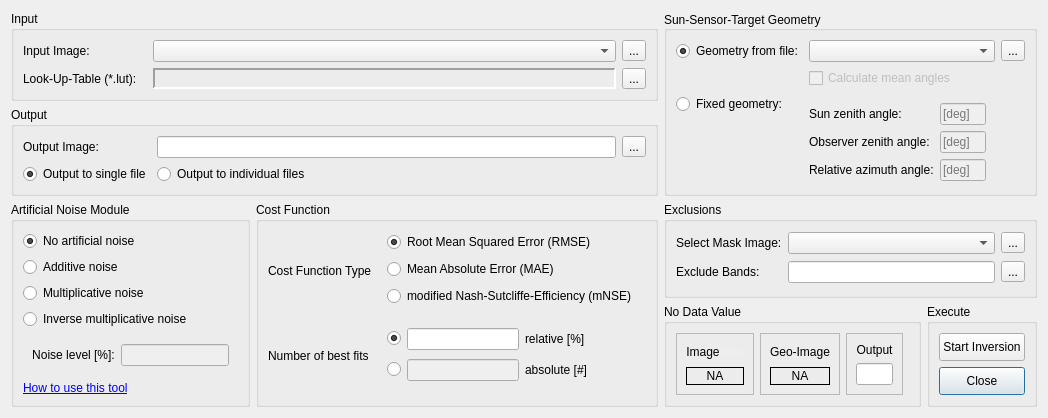
<?xml version="1.0" encoding="UTF-8"?>
<ui version="4.0">
 <class>QDialog</class>
 <widget class="QDialog" name="QDialog">
  <property name="geometry">
   <rect>
    <x>0</x>
    <y>0</y>
    <width>1012</width>
    <height>371</height>
   </rect>
  </property>
  <property name="sizePolicy">
   <sizepolicy hsizetype="Preferred" vsizetype="Preferred">
    <horstretch>0</horstretch>
    <verstretch>0</verstretch>
   </sizepolicy>
  </property>
  <property name="minimumSize">
   <size>
    <width>0</width>
    <height>0</height>
   </size>
  </property>
  <property name="maximumSize">
   <size>
    <width>16777215</width>
    <height>16777215</height>
   </size>
  </property>
  <property name="windowTitle">
   <string>Global Inversion of LUT</string>
  </property>
  <layout class="QGridLayout" name="gridLayout_11">
   <item row="2" column="3" colspan="2">
    <widget class="QGroupBox" name="groupBox_7">
     <property name="title">
      <string>Exclusions</string>
     </property>
     <layout class="QGridLayout" name="gridLayout_7">
      <item row="1" column="1">
       <widget class="QLineEdit" name="txtExclude">
        <property name="sizePolicy">
         <sizepolicy hsizetype="Expanding" vsizetype="Preferred">
          <horstretch>0</horstretch>
          <verstretch>0</verstretch>
         </sizepolicy>
        </property>
        <property name="maximumSize">
         <size>
          <width>16777215</width>
          <height>16777215</height>
         </size>
        </property>
        <property name="whatsThis">
         <string>&lt;html&gt;&lt;head/&gt;&lt;body&gt;&lt;p&gt;Specify the bands that shall be excluded from the inversion. Separate band numbers with blanks or push the button on the right to select them manually. By default this is set to the water absorption bands of the selected sensor or other domains that may cause trouble.&lt;/p&gt;&lt;/body&gt;&lt;/html&gt;</string>
        </property>
       </widget>
      </item>
      <item row="0" column="2">
       <widget class="QToolButton" name="cmdInputMask">
        <property name="text">
         <string>...</string>
        </property>
       </widget>
      </item>
      <item row="1" column="0">
       <widget class="QLabel" name="label_15">
        <property name="text">
         <string>Exclude Bands:</string>
        </property>
       </widget>
      </item>
      <item row="1" column="2">
       <widget class="QToolButton" name="cmdExcludeBands">
        <property name="text">
         <string>...</string>
        </property>
       </widget>
      </item>
      <item row="0" column="0">
       <widget class="QLabel" name="label_14">
        <property name="text">
         <string>Select Mask Image:</string>
        </property>
       </widget>
      </item>
      <item row="0" column="1">
       <widget class="QgsMapLayerComboBox" name="mLayerMask">
        <property name="sizePolicy">
         <sizepolicy hsizetype="Expanding" vsizetype="Preferred">
          <horstretch>0</horstretch>
          <verstretch>0</verstretch>
         </sizepolicy>
        </property>
        <property name="maximumSize">
         <size>
          <width>16777215</width>
          <height>16777215</height>
         </size>
        </property>
        <property name="allowEmptyLayer">
         <bool>true</bool>
        </property>
       </widget>
      </item>
     </layout>
    </widget>
   </item>
   <item row="2" column="0" rowspan="2">
    <widget class="QGroupBox" name="groupBox_5">
     <property name="sizePolicy">
      <sizepolicy hsizetype="Preferred" vsizetype="Preferred">
       <horstretch>0</horstretch>
       <verstretch>0</verstretch>
      </sizepolicy>
     </property>
     <property name="maximumSize">
      <size>
       <width>16777215</width>
       <height>16777215</height>
      </size>
     </property>
     <property name="title">
      <string>Artificial Noise Module</string>
     </property>
     <layout class="QVBoxLayout" name="verticalLayout">
      <item>
       <widget class="QRadioButton" name="radNoiseOff">
        <property name="sizePolicy">
         <sizepolicy hsizetype="Preferred" vsizetype="Fixed">
          <horstretch>0</horstretch>
          <verstretch>0</verstretch>
         </sizepolicy>
        </property>
        <property name="text">
         <string>No artificial noise</string>
        </property>
        <property name="checked">
         <bool>true</bool>
        </property>
       </widget>
      </item>
      <item>
       <widget class="QRadioButton" name="radNoiseAdd">
        <property name="sizePolicy">
         <sizepolicy hsizetype="Preferred" vsizetype="Fixed">
          <horstretch>0</horstretch>
          <verstretch>0</verstretch>
         </sizepolicy>
        </property>
        <property name="whatsThis">
         <string>A random noise part is added to the LUT spectrum</string>
        </property>
        <property name="text">
         <string>Additive noise</string>
        </property>
       </widget>
      </item>
      <item>
       <widget class="QRadioButton" name="radNoiseMulti">
        <property name="sizePolicy">
         <sizepolicy hsizetype="Preferred" vsizetype="Fixed">
          <horstretch>0</horstretch>
          <verstretch>0</verstretch>
         </sizepolicy>
        </property>
        <property name="whatsThis">
         <string>&lt;html&gt;&lt;head/&gt;&lt;body&gt;&lt;p&gt;The modelled LUT-spectra are multiplied with a random noise factor that increases for higher and decreases for lower spectra.&lt;/p&gt;&lt;/body&gt;&lt;/html&gt;</string>
        </property>
        <property name="text">
         <string>Multiplicative noise</string>
        </property>
       </widget>
      </item>
      <item>
       <widget class="QRadioButton" name="radNoiseInvMulti">
        <property name="sizePolicy">
         <sizepolicy hsizetype="Preferred" vsizetype="Fixed">
          <horstretch>0</horstretch>
          <verstretch>0</verstretch>
         </sizepolicy>
        </property>
        <property name="whatsThis">
         <string>&lt;html&gt;&lt;head/&gt;&lt;body&gt;&lt;p&gt;The modelled LUT-spectra are multiplied with a random noise factor that decreases for higher and increases for lower spectra.&lt;/p&gt;&lt;/body&gt;&lt;/html&gt;</string>
        </property>
        <property name="text">
         <string>Inverse multiplicative noise</string>
        </property>
        <property name="checked">
         <bool>false</bool>
        </property>
       </widget>
      </item>
      <item>
       <widget class="QFrame" name="frame_2">
        <property name="frameShape">
         <enum>QFrame::NoFrame</enum>
        </property>
        <property name="frameShadow">
         <enum>QFrame::Plain</enum>
        </property>
        <layout class="QHBoxLayout" name="horizontalLayout">
         <item>
          <widget class="QLabel" name="label_7">
           <property name="lineWidth">
            <number>1</number>
           </property>
           <property name="text">
            <string>Noise level [%]:</string>
           </property>
           <property name="alignment">
            <set>Qt::AlignCenter</set>
           </property>
          </widget>
         </item>
         <item>
          <widget class="QLineEdit" name="txtNoiseLevel">
           <property name="enabled">
            <bool>false</bool>
           </property>
           <property name="sizePolicy">
            <sizepolicy hsizetype="Maximum" vsizetype="Fixed">
             <horstretch>0</horstretch>
             <verstretch>0</verstretch>
            </sizepolicy>
           </property>
           <property name="maximumSize">
            <size>
             <width>16777215</width>
             <height>16777215</height>
            </size>
           </property>
           <property name="whatsThis">
            <string>Standard deviation for the gaussian noise that is applied to the LUT data</string>
           </property>
          </widget>
         </item>
        </layout>
       </widget>
      </item>
      <item>
       <widget class="QLabel" name="label_13">
        <property name="text">
         <string>&lt;html&gt;&lt;head/&gt;&lt;body&gt;&lt;p&gt;&lt;a href=&quot;https://enmap-box-lmu-vegetation-apps.readthedocs.io/en/latest/apps/LUT.html#inversion-of-look-up-tables&quot;&gt;&lt;span style=&quot; text-decoration: underline; color:#0000ff;&quot;&gt;How to use this tool&lt;/span&gt;&lt;/a&gt;&lt;/p&gt;&lt;/body&gt;&lt;/html&gt;</string>
        </property>
        <property name="openExternalLinks">
         <bool>true</bool>
        </property>
       </widget>
      </item>
     </layout>
    </widget>
   </item>
   <item row="0" column="3" rowspan="2" colspan="2">
    <widget class="QGroupBox" name="groupBox_4">
     <property name="title">
      <string>Sun-Sensor-Target Geometry</string>
     </property>
     <property name="alignment">
      <set>Qt::AlignLeading|Qt::AlignLeft|Qt::AlignVCenter</set>
     </property>
     <layout class="QGridLayout" name="gridLayout_3">
      <item row="3" column="1" rowspan="3">
       <widget class="QFrame" name="frame">
        <property name="frameShape">
         <enum>QFrame::NoFrame</enum>
        </property>
        <property name="frameShadow">
         <enum>QFrame::Plain</enum>
        </property>
        <layout class="QGridLayout" name="gridLayout_4">
         <property name="leftMargin">
          <number>0</number>
         </property>
         <property name="bottomMargin">
          <number>0</number>
         </property>
         <item row="2" column="0">
          <widget class="QLabel" name="label_6">
           <property name="text">
            <string>Relative azimuth angle:</string>
           </property>
          </widget>
         </item>
         <item row="1" column="0">
          <widget class="QLabel" name="label_5">
           <property name="text">
            <string>Observer zenith angle:</string>
           </property>
          </widget>
         </item>
         <item row="2" column="1">
          <widget class="QLineEdit" name="txtRAA">
           <property name="enabled">
            <bool>false</bool>
           </property>
           <property name="sizePolicy">
            <sizepolicy hsizetype="Preferred" vsizetype="Fixed">
             <horstretch>0</horstretch>
             <verstretch>0</verstretch>
            </sizepolicy>
           </property>
           <property name="maximumSize">
            <size>
             <width>16777215</width>
             <height>16777215</height>
            </size>
           </property>
           <property name="placeholderText">
            <string>[deg]</string>
           </property>
          </widget>
         </item>
         <item row="0" column="0">
          <widget class="QLabel" name="label_4">
           <property name="text">
            <string>Sun zenith angle:</string>
           </property>
          </widget>
         </item>
         <item row="1" column="1">
          <widget class="QLineEdit" name="txtOZA">
           <property name="enabled">
            <bool>false</bool>
           </property>
           <property name="sizePolicy">
            <sizepolicy hsizetype="Maximum" vsizetype="Fixed">
             <horstretch>0</horstretch>
             <verstretch>0</verstretch>
            </sizepolicy>
           </property>
           <property name="maximumSize">
            <size>
             <width>16777215</width>
             <height>16777215</height>
            </size>
           </property>
           <property name="placeholderText">
            <string>[deg]</string>
           </property>
          </widget>
         </item>
         <item row="0" column="1">
          <widget class="QLineEdit" name="txtSZA">
           <property name="enabled">
            <bool>false</bool>
           </property>
           <property name="sizePolicy">
            <sizepolicy hsizetype="Maximum" vsizetype="Fixed">
             <horstretch>0</horstretch>
             <verstretch>0</verstretch>
            </sizepolicy>
           </property>
           <property name="maximumSize">
            <size>
             <width>16777215</width>
             <height>16777215</height>
            </size>
           </property>
           <property name="inputMask">
            <string/>
           </property>
           <property name="placeholderText">
            <string>[deg]</string>
           </property>
          </widget>
         </item>
        </layout>
       </widget>
      </item>
      <item row="1" column="0">
       <widget class="QRadioButton" name="radGeoFromFile">
        <property name="sizePolicy">
         <sizepolicy hsizetype="Preferred" vsizetype="Fixed">
          <horstretch>0</horstretch>
          <verstretch>0</verstretch>
         </sizepolicy>
        </property>
        <property name="minimumSize">
         <size>
          <width>0</width>
          <height>0</height>
         </size>
        </property>
        <property name="whatsThis">
         <string>&lt;html&gt;&lt;head/&gt;&lt;body&gt;&lt;p&gt;Read sun-sensor-taget geometry from file. This has the advantage to pick different LUT-members for each pixle, depending on the position of sun and observer. It must be of type ENVI, have a valid header file and must consist of three bands:&lt;/p&gt;&lt;p&gt;&lt;br/&gt;&lt;/p&gt;&lt;p&gt;band 1: Sun zenith angle&lt;/p&gt;&lt;p&gt;band 2: Observer zenith angle&lt;/p&gt;&lt;p&gt;band 3: relative Azimuth Angle [0 - 180 deg]&lt;/p&gt;&lt;/body&gt;&lt;/html&gt;</string>
        </property>
        <property name="text">
         <string>Geometry from file:</string>
        </property>
        <property name="checked">
         <bool>true</bool>
        </property>
       </widget>
      </item>
      <item row="1" column="1">
       <widget class="QgsMapLayerComboBox" name="mLayerGeometry">
        <property name="sizePolicy">
         <sizepolicy hsizetype="Expanding" vsizetype="Preferred">
          <horstretch>0</horstretch>
          <verstretch>0</verstretch>
         </sizepolicy>
        </property>
        <property name="maximumSize">
         <size>
          <width>16777215</width>
          <height>16777215</height>
         </size>
        </property>
        <property name="allowEmptyLayer">
         <bool>true</bool>
        </property>
       </widget>
      </item>
      <item row="2" column="1">
       <widget class="QCheckBox" name="chkMeanCalc">
        <property name="enabled">
         <bool>false</bool>
        </property>
        <property name="text">
         <string>Calculate mean angles</string>
        </property>
       </widget>
      </item>
      <item row="3" column="0">
       <widget class="QRadioButton" name="radGeoFix">
        <property name="minimumSize">
         <size>
          <width>0</width>
          <height>0</height>
         </size>
        </property>
        <property name="whatsThis">
         <string>Assume sun-sensor-target geometry is equal for every pixel of the input image and specify them in the respective fields</string>
        </property>
        <property name="text">
         <string>Fixed geometry:</string>
        </property>
       </widget>
      </item>
      <item row="1" column="2">
       <widget class="QToolButton" name="cmdGeoFromFile">
        <property name="text">
         <string>...</string>
        </property>
       </widget>
      </item>
     </layout>
    </widget>
   </item>
   <item row="3" column="4">
    <widget class="QGroupBox" name="groupBox_8">
     <property name="title">
      <string>Execute</string>
     </property>
     <layout class="QGridLayout" name="gridLayout_8">
      <item row="1" column="2">
       <widget class="QPushButton" name="cmdClose">
        <property name="sizePolicy">
         <sizepolicy hsizetype="Preferred" vsizetype="Preferred">
          <horstretch>0</horstretch>
          <verstretch>0</verstretch>
         </sizepolicy>
        </property>
        <property name="maximumSize">
         <size>
          <width>16777215</width>
          <height>16777215</height>
         </size>
        </property>
        <property name="text">
         <string>Close</string>
        </property>
       </widget>
      </item>
      <item row="0" column="2">
       <widget class="QPushButton" name="cmdRun">
        <property name="enabled">
         <bool>true</bool>
        </property>
        <property name="sizePolicy">
         <sizepolicy hsizetype="Preferred" vsizetype="Preferred">
          <horstretch>0</horstretch>
          <verstretch>0</verstretch>
         </sizepolicy>
        </property>
        <property name="maximumSize">
         <size>
          <width>16777215</width>
          <height>16777215</height>
         </size>
        </property>
        <property name="text">
         <string>Start Inversion</string>
        </property>
        <property name="shortcut">
         <string>Ctrl+Shift+F10</string>
        </property>
       </widget>
      </item>
     </layout>
    </widget>
   </item>
   <item row="1" column="0" colspan="3">
    <widget class="QGroupBox" name="groupBox_3">
     <property name="title">
      <string>Output</string>
     </property>
     <layout class="QGridLayout" name="gridLayout_2">
      <item row="1" column="0">
       <widget class="QRadioButton" name="radOutSingle">
        <property name="whatsThis">
         <string>All indices are stored as individual bands into one single output file</string>
        </property>
        <property name="text">
         <string>Output to single file</string>
        </property>
        <property name="checked">
         <bool>true</bool>
        </property>
       </widget>
      </item>
      <item row="0" column="1">
       <widget class="QLineEdit" name="txtOutputImage">
        <property name="sizePolicy">
         <sizepolicy hsizetype="Expanding" vsizetype="Preferred">
          <horstretch>0</horstretch>
          <verstretch>0</verstretch>
         </sizepolicy>
        </property>
        <property name="maximumSize">
         <size>
          <width>16777215</width>
          <height>16777215</height>
         </size>
        </property>
        <property name="frame">
         <bool>true</bool>
        </property>
       </widget>
      </item>
      <item row="0" column="0">
       <widget class="QLabel" name="label_3">
        <property name="sizePolicy">
         <sizepolicy hsizetype="Minimum" vsizetype="Preferred">
          <horstretch>0</horstretch>
          <verstretch>0</verstretch>
         </sizepolicy>
        </property>
        <property name="text">
         <string>Output Image:</string>
        </property>
       </widget>
      </item>
      <item row="0" column="2">
       <widget class="QToolButton" name="cmdOutputImage">
        <property name="text">
         <string>...</string>
        </property>
       </widget>
      </item>
      <item row="1" column="1">
       <widget class="QRadioButton" name="radOutIndividual">
        <property name="whatsThis">
         <string>All indices are stored as separate output files</string>
        </property>
        <property name="text">
         <string>Output to individual files</string>
        </property>
       </widget>
      </item>
     </layout>
    </widget>
   </item>
   <item row="3" column="3">
    <widget class="QGroupBox" name="groupBox_9">
     <property name="title">
      <string>No Data Value</string>
     </property>
     <layout class="QHBoxLayout" name="horizontalLayout_2">
      <item>
       <widget class="QFrame" name="frame_5">
        <property name="frameShape">
         <enum>QFrame::StyledPanel</enum>
        </property>
        <property name="frameShadow">
         <enum>QFrame::Raised</enum>
        </property>
        <layout class="QVBoxLayout" name="verticalLayout_2">
         <item>
          <widget class="QLabel" name="label_12">
           <property name="sizePolicy">
            <sizepolicy hsizetype="Preferred" vsizetype="Preferred">
             <horstretch>0</horstretch>
             <verstretch>0</verstretch>
            </sizepolicy>
           </property>
           <property name="maximumSize">
            <size>
             <width>16777215</width>
             <height>16777215</height>
            </size>
           </property>
           <property name="text">
            <string>&lt;html&gt;&lt;head/&gt;&lt;body&gt;&lt;p&gt;Image&lt;span style=&quot; color:#f0f0f0;&quot;&gt;xxxx&lt;/span&gt;&lt;/p&gt;&lt;/body&gt;&lt;/html&gt;</string>
           </property>
           <property name="alignment">
            <set>Qt::AlignCenter</set>
           </property>
          </widget>
         </item>
         <item>
          <widget class="QLabel" name="lblNodatImage">
           <property name="sizePolicy">
            <sizepolicy hsizetype="Preferred" vsizetype="Preferred">
             <horstretch>0</horstretch>
             <verstretch>0</verstretch>
            </sizepolicy>
           </property>
           <property name="maximumSize">
            <size>
             <width>16777215</width>
             <height>16777215</height>
            </size>
           </property>
           <property name="frameShape">
            <enum>QFrame::Box</enum>
           </property>
           <property name="text">
            <string>NA</string>
           </property>
           <property name="alignment">
            <set>Qt::AlignCenter</set>
           </property>
          </widget>
         </item>
        </layout>
       </widget>
      </item>
      <item>
       <widget class="QFrame" name="frame_6">
        <property name="frameShape">
         <enum>QFrame::StyledPanel</enum>
        </property>
        <property name="frameShadow">
         <enum>QFrame::Raised</enum>
        </property>
        <layout class="QVBoxLayout" name="verticalLayout_3">
         <item>
          <widget class="QLabel" name="label_19">
           <property name="sizePolicy">
            <sizepolicy hsizetype="Preferred" vsizetype="Preferred">
             <horstretch>0</horstretch>
             <verstretch>0</verstretch>
            </sizepolicy>
           </property>
           <property name="maximumSize">
            <size>
             <width>16777215</width>
             <height>16777215</height>
            </size>
           </property>
           <property name="text">
            <string>Geo-Image</string>
           </property>
           <property name="alignment">
            <set>Qt::AlignCenter</set>
           </property>
          </widget>
         </item>
         <item>
          <widget class="QLabel" name="lblNodatGeoImage">
           <property name="sizePolicy">
            <sizepolicy hsizetype="Preferred" vsizetype="Preferred">
             <horstretch>0</horstretch>
             <verstretch>0</verstretch>
            </sizepolicy>
           </property>
           <property name="minimumSize">
            <size>
             <width>0</width>
             <height>0</height>
            </size>
           </property>
           <property name="maximumSize">
            <size>
             <width>16777215</width>
             <height>16777215</height>
            </size>
           </property>
           <property name="acceptDrops">
            <bool>false</bool>
           </property>
           <property name="frameShape">
            <enum>QFrame::Box</enum>
           </property>
           <property name="text">
            <string>NA</string>
           </property>
           <property name="alignment">
            <set>Qt::AlignCenter</set>
           </property>
          </widget>
         </item>
        </layout>
       </widget>
      </item>
      <item>
       <widget class="QFrame" name="frame_7">
        <property name="frameShape">
         <enum>QFrame::StyledPanel</enum>
        </property>
        <property name="frameShadow">
         <enum>QFrame::Raised</enum>
        </property>
        <layout class="QVBoxLayout" name="verticalLayout_5">
         <item>
          <widget class="QLabel" name="label_21">
           <property name="sizePolicy">
            <sizepolicy hsizetype="Preferred" vsizetype="Preferred">
             <horstretch>0</horstretch>
             <verstretch>0</verstretch>
            </sizepolicy>
           </property>
           <property name="maximumSize">
            <size>
             <width>16777215</width>
             <height>16777215</height>
            </size>
           </property>
           <property name="text">
            <string>Output</string>
           </property>
           <property name="alignment">
            <set>Qt::AlignCenter</set>
           </property>
          </widget>
         </item>
         <item>
          <widget class="QLineEdit" name="txtNodatOutput">
           <property name="sizePolicy">
            <sizepolicy hsizetype="Preferred" vsizetype="Preferred">
             <horstretch>0</horstretch>
             <verstretch>0</verstretch>
            </sizepolicy>
           </property>
           <property name="minimumSize">
            <size>
             <width>0</width>
             <height>0</height>
            </size>
           </property>
           <property name="maximumSize">
            <size>
             <width>16777215</width>
             <height>16777215</height>
            </size>
           </property>
           <property name="whatsThis">
            <string>Specify no data value for the output file</string>
           </property>
           <property name="text">
            <string/>
           </property>
           <property name="maxLength">
            <number>32768</number>
           </property>
           <property name="alignment">
            <set>Qt::AlignCenter</set>
           </property>
           <property name="placeholderText">
            <string/>
           </property>
           <property name="clearButtonEnabled">
            <bool>false</bool>
           </property>
          </widget>
         </item>
        </layout>
       </widget>
      </item>
      <item>
       <widget class="QFrame" name="frame_11">
        <property name="frameShape">
         <enum>QFrame::NoFrame</enum>
        </property>
        <property name="frameShadow">
         <enum>QFrame::Plain</enum>
        </property>
        <layout class="QVBoxLayout" name="verticalLayout_7">
         <property name="leftMargin">
          <number>0</number>
         </property>
         <property name="topMargin">
          <number>0</number>
         </property>
         <property name="rightMargin">
          <number>0</number>
         </property>
         <property name="bottomMargin">
          <number>0</number>
         </property>
        </layout>
       </widget>
      </item>
     </layout>
    </widget>
   </item>
   <item row="2" column="1" rowspan="2" colspan="2">
    <widget class="QGroupBox" name="groupBox_6">
     <property name="title">
      <string>Cost Function</string>
     </property>
     <layout class="QGridLayout" name="gridLayout_5">
      <item row="0" column="1">
       <widget class="QFrame" name="frame_3">
        <property name="sizePolicy">
         <sizepolicy hsizetype="Preferred" vsizetype="Preferred">
          <horstretch>0</horstretch>
          <verstretch>0</verstretch>
         </sizepolicy>
        </property>
        <property name="minimumSize">
         <size>
          <width>0</width>
          <height>0</height>
         </size>
        </property>
        <property name="frameShape">
         <enum>QFrame::NoFrame</enum>
        </property>
        <property name="frameShadow">
         <enum>QFrame::Plain</enum>
        </property>
        <layout class="QVBoxLayout" name="verticalLayout_4">
         <property name="topMargin">
          <number>0</number>
         </property>
         <property name="bottomMargin">
          <number>0</number>
         </property>
         <item>
          <widget class="QRadioButton" name="radRMSE">
           <property name="whatsThis">
            <string>Use RMSE to define the distance between modelled and measured spectra</string>
           </property>
           <property name="text">
            <string>Root Mean Squared Error (RMSE)</string>
           </property>
           <property name="checked">
            <bool>true</bool>
           </property>
          </widget>
         </item>
         <item>
          <widget class="QRadioButton" name="radMAE">
           <property name="whatsThis">
            <string>Use MAE to define the distance between modelled and measured spectra</string>
           </property>
           <property name="text">
            <string>Mean Absolute Error (MAE)</string>
           </property>
          </widget>
         </item>
         <item>
          <widget class="QRadioButton" name="radmNSE">
           <property name="whatsThis">
            <string>Use mNSE to define the distance between modelled and measured spectra</string>
           </property>
           <property name="text">
            <string>modified Nash-Sutcliffe-Efficiency (mNSE)</string>
           </property>
          </widget>
         </item>
        </layout>
       </widget>
      </item>
      <item row="1" column="1">
       <widget class="QFrame" name="frame_4">
        <property name="sizePolicy">
         <sizepolicy hsizetype="Minimum" vsizetype="Preferred">
          <horstretch>0</horstretch>
          <verstretch>0</verstretch>
         </sizepolicy>
        </property>
        <property name="maximumSize">
         <size>
          <width>16777215</width>
          <height>16777215</height>
         </size>
        </property>
        <property name="frameShape">
         <enum>QFrame::NoFrame</enum>
        </property>
        <property name="frameShadow">
         <enum>QFrame::Plain</enum>
        </property>
        <layout class="QGridLayout" name="gridLayout_6">
         <item row="0" column="2">
          <widget class="QLabel" name="label_8">
           <property name="text">
            <string>&lt;html&gt;&lt;head/&gt;&lt;body&gt;&lt;p&gt;relative [%]&lt;/p&gt;&lt;/body&gt;&lt;/html&gt;</string>
           </property>
          </widget>
         </item>
         <item row="1" column="0">
          <widget class="QRadioButton" name="radAbs">
           <property name="sizePolicy">
            <sizepolicy hsizetype="Fixed" vsizetype="Fixed">
             <horstretch>0</horstretch>
             <verstretch>0</verstretch>
            </sizepolicy>
           </property>
           <property name="text">
            <string/>
           </property>
          </widget>
         </item>
         <item row="1" column="2">
          <widget class="QLabel" name="label_11">
           <property name="text">
            <string>absolute [#]</string>
           </property>
          </widget>
         </item>
         <item row="1" column="1">
          <widget class="QLineEdit" name="txtAbs">
           <property name="enabled">
            <bool>false</bool>
           </property>
           <property name="sizePolicy">
            <sizepolicy hsizetype="Preferred" vsizetype="Fixed">
             <horstretch>0</horstretch>
             <verstretch>0</verstretch>
            </sizepolicy>
           </property>
           <property name="maximumSize">
            <size>
             <width>16777215</width>
             <height>16777215</height>
            </size>
           </property>
           <property name="whatsThis">
            <string>Number of best fits to take into account for variable retrieval. Take # of the LUT-size</string>
           </property>
          </widget>
         </item>
         <item row="0" column="1">
          <widget class="QLineEdit" name="txtRel">
           <property name="sizePolicy">
            <sizepolicy hsizetype="Preferred" vsizetype="Fixed">
             <horstretch>0</horstretch>
             <verstretch>0</verstretch>
            </sizepolicy>
           </property>
           <property name="maximumSize">
            <size>
             <width>16777215</width>
             <height>16777215</height>
            </size>
           </property>
           <property name="whatsThis">
            <string>Number of best fits to take into account for variable retrieval. Take x % of the LUT-size</string>
           </property>
          </widget>
         </item>
         <item row="0" column="0">
          <widget class="QRadioButton" name="radRel">
           <property name="sizePolicy">
            <sizepolicy hsizetype="Fixed" vsizetype="Fixed">
             <horstretch>0</horstretch>
             <verstretch>0</verstretch>
            </sizepolicy>
           </property>
           <property name="text">
            <string/>
           </property>
           <property name="checked">
            <bool>true</bool>
           </property>
          </widget>
         </item>
        </layout>
       </widget>
      </item>
      <item row="0" column="0">
       <widget class="QLabel" name="label_9">
        <property name="text">
         <string>Cost Function Type</string>
        </property>
       </widget>
      </item>
      <item row="1" column="0">
       <widget class="QLabel" name="label_10">
        <property name="text">
         <string>Number of best fits</string>
        </property>
       </widget>
      </item>
     </layout>
    </widget>
   </item>
   <item row="0" column="0" colspan="3">
    <widget class="QGroupBox" name="groupBox">
     <property name="title">
      <string>Input</string>
     </property>
     <layout class="QGridLayout" name="gridLayout">
      <item row="2" column="1">
       <widget class="QLabel" name="lblInputLUT">
        <property name="sizePolicy">
         <sizepolicy hsizetype="Expanding" vsizetype="Minimum">
          <horstretch>0</horstretch>
          <verstretch>0</verstretch>
         </sizepolicy>
        </property>
        <property name="maximumSize">
         <size>
          <width>16777215</width>
          <height>16777215</height>
         </size>
        </property>
        <property name="frameShape">
         <enum>QFrame::Panel</enum>
        </property>
        <property name="frameShadow">
         <enum>QFrame::Sunken</enum>
        </property>
        <property name="lineWidth">
         <number>2</number>
        </property>
        <property name="midLineWidth">
         <number>0</number>
        </property>
        <property name="text">
         <string/>
        </property>
       </widget>
      </item>
      <item row="1" column="0">
       <widget class="QLabel" name="label">
        <property name="text">
         <string>Input Image:</string>
        </property>
       </widget>
      </item>
      <item row="2" column="2">
       <widget class="QToolButton" name="cmdInputLUT">
        <property name="text">
         <string>...</string>
        </property>
       </widget>
      </item>
      <item row="1" column="1">
       <widget class="QgsMapLayerComboBox" name="mLayerImage">
        <property name="sizePolicy">
         <sizepolicy hsizetype="Expanding" vsizetype="Preferred">
          <horstretch>0</horstretch>
          <verstretch>0</verstretch>
         </sizepolicy>
        </property>
        <property name="maximumSize">
         <size>
          <width>16777215</width>
          <height>16777215</height>
         </size>
        </property>
        <property name="allowEmptyLayer">
         <bool>true</bool>
        </property>
       </widget>
      </item>
      <item row="2" column="0">
       <widget class="QLabel" name="label_2">
        <property name="text">
         <string>Look-Up-Table (*.lut):   </string>
        </property>
       </widget>
      </item>
      <item row="1" column="2">
       <widget class="QToolButton" name="cmdInputImage">
        <property name="text">
         <string>...</string>
        </property>
       </widget>
      </item>
     </layout>
    </widget>
   </item>
  </layout>
 </widget>
 <customwidgets>
  <customwidget>
   <class>QgsMapLayerComboBox</class>
   <extends>QComboBox</extends>
   <header>qgsmaplayercombobox.h</header>
  </customwidget>
 </customwidgets>
 <tabstops>
  <tabstop>txtOutputImage</tabstop>
  <tabstop>radOutSingle</tabstop>
  <tabstop>radOutIndividual</tabstop>
  <tabstop>radGeoFromFile</tabstop>
  <tabstop>txtSZA</tabstop>
  <tabstop>txtOZA</tabstop>
  <tabstop>txtRAA</tabstop>
  <tabstop>radNoiseOff</tabstop>
  <tabstop>radNoiseAdd</tabstop>
  <tabstop>radNoiseMulti</tabstop>
  <tabstop>radNoiseInvMulti</tabstop>
  <tabstop>txtNoiseLevel</tabstop>
  <tabstop>radRMSE</tabstop>
  <tabstop>radMAE</tabstop>
  <tabstop>radmNSE</tabstop>
  <tabstop>radRel</tabstop>
  <tabstop>txtRel</tabstop>
  <tabstop>radAbs</tabstop>
  <tabstop>txtAbs</tabstop>
  <tabstop>cmdRun</tabstop>
  <tabstop>cmdClose</tabstop>
 </tabstops>
 <resources/>
 <connections/>
</ui>
